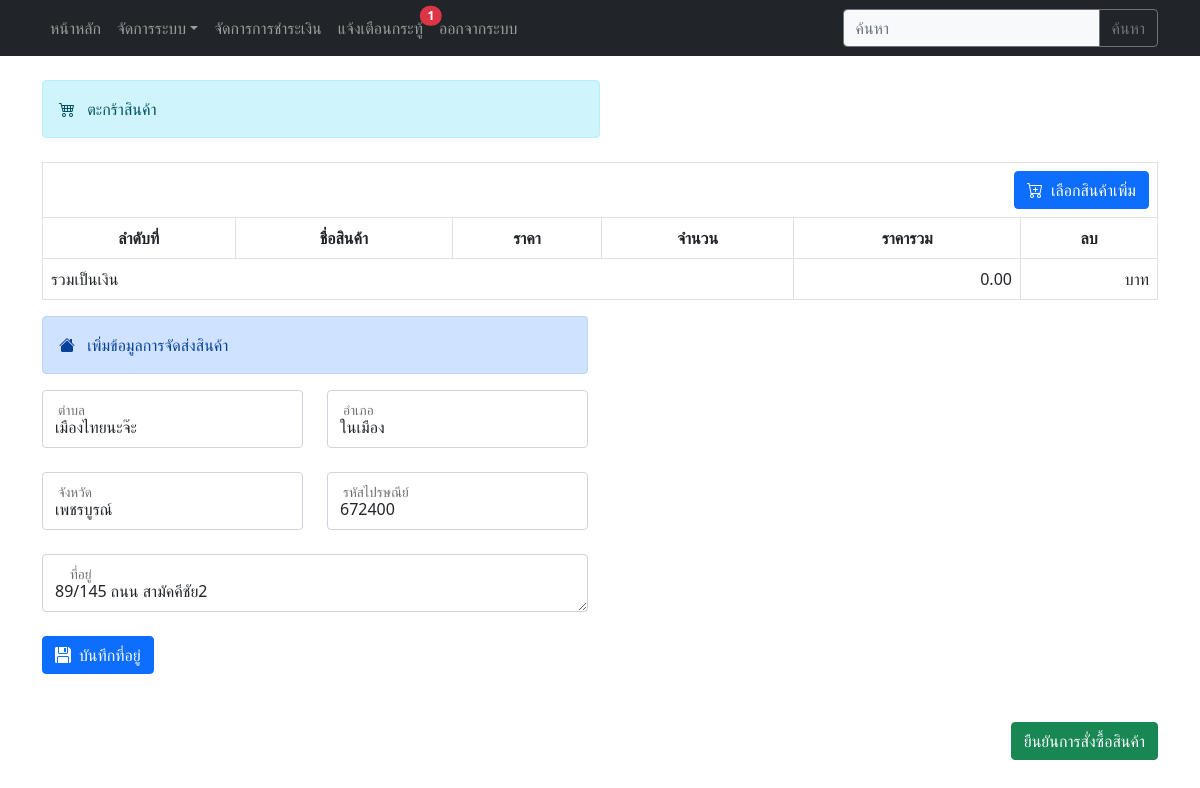
Page /cart.php (signed in) on the committed database.
### tables this page shows
CREATE TABLE `tb_member` (
  `m_id` int(11) NOT NULL,
  `m_name` varchar(70) NOT NULL,
  `m_email` varchar(70) NOT NULL,
  `m_pass` int(20) NOT NULL,
  `m_tel` varchar(10) NOT NULL,
  `m_image` varchar(100) NOT NULL,
  `m_add` varchar(70) NOT NULL,
  `m_sub` varchar(40) NOT NULL,
  `m_dis` varchar(40) NOT NULL,
  `m_pro` varchar(40) NOT NULL,
  `m_zip` varchar(6) NOT NULL,
  `m_level` varchar(1) NOT NULL
);

### cart.php (the view, shortened to what this page needs)
<?php
include("connect.php");
?>
<!DOCTYPE html>
<html lang="en">
<head>
    <?php include "head.php"; ?>
</head>
<body>
    <?php include "menu.php"; ?>
    <div class="container py-4">
        <div class="row-12 mb-4">
            <div class="col-md-6">
                <div class="alert alert-info" role="alert"><i class="bi bi-cart4 me-2"></i>
                    ตะกร้าสินค้า
                </div>
            </div>
        </div>
        <form action="" method="post" onsubmit="return validateData()">
            <div class="row">
                <div class="col-md-12">
                    <table class="table table-bordered table-hover">
                        <thead>
                            <tr>
                                <th colspan="12">
                                    <div style="float:right">
                                        <a class="btn btn-primary" href="index.php" class="text-white"><i
                                                class="bi bi-cart-plus me-2"></i>เลือกสินค้าเพิ่ม</a>
                                    </div>
                                </th>
                            </tr>
                            <tr class="text-center">
                                <th>ลำดับที่</th>
                                <th>ชื่อสินค้า</th>
                                <th>ราคา</th>
                                <th>จำนวน</th>
                                <th>ราคารวม</th>
                                <th>ลบ</th>
                            </tr>
                        </thead>
                        <?php
                        $sump = 0;
                                ?>
                            <tr>
                                <td class="text-start" colspan="4">รวมเป็นเงิน</td>
                                <td class="text-end text-center">
                                    <?php echo number_format($sump, 2); ?>
                                </td>
                                <td class="text-end text-center">บาท</td>
                            </tr>
                    </table>
                </div>
            </div>
            <?php
            $row_add = mysqli_query($connect, "SELECT * FROM tb_member WHERE m_id = '".$_SESSION['m_id']."' ");
            $re_add = mysqli_fetch_array($row_add);
            ?>
            <div class="row mb-4">
                <div class="col-md-6">
                    <div class="alert alert-primary" role="alert"><i class="bi bi-house-fill me-2"></i>
                        เพิ่มข้อมูลการจัดส่งสินค้า
                    </div>
                    <div class="row">
                        <div class="form-floating text-dark col-6 ">
                            <input type="text" name="m_sub" id="m_sub" value="<?php echo $re_add['m_sub'] ?>" class="form-control" placeholder="ตำบล">
                            <label>ตำบล</label>
                        </div>
                        <div class="form-floating text-dark col-6 ">
                            <input type="text" name="m_dis" id="m_dis" value="<?php echo $re_add['m_dis'] ?>" class="form-control" placeholder="อำเภอ">
                            <label>อำเภอ</label>
                        </div>
                    </div>
                </div>
            </div>
            <div class="row mb-4">
                <div class="col-md-6">
                    <div class="row">
                        <div class="form-floating text-dark col-6">
                            <input type="text" name="m_pro" id="m_pro" value="<?php echo $re_add['m_pro'] ?>" class="form-control" placeholder="จังหวัด">
                            <label>จังหวัด</label>
                        </div>
                        <div class="form-floating text-dark col-6">
                            <input type="text" name="m_zip" id="m_zip" value="<?php echo $re_add['m_zip'] ?>" class="form-control" placeholder="รหัสไปรษณีย์">
                            <label>รหัสไปรษณีย์</label>
                        </div>
                    </div>
                </div>
            </div>
            <div class="row mb-4">
                <div class="col-md-6">
                <div class="form-floating text-dark col-12">
    <textarea name="m_add" id="m_add" class="form-control" placeholder="ที่อยู่" rows="3"><?php echo $re_add['m_add']; ?></textarea>
    <label for="m_add">ที่อยู่</label>
</div>
                </div>
            </div>
            <button type="submit" name="bt_save" class="btn btn-primary mb-5"><i
                    class="bi bi-floppy-fill me-2"></i>บันทึกที่อยู่</button>
                    </form>
                    <div style="float:right">
    <button type="submit" name="bt_save_cart" class="btn btn-success mb-5" onclick="confirmOrder()">ยืนยันการสั่งซื้อสินค้า</button>
</div>
</body>
</html>

### cart.php (style rules this page uses)
.form-floating label { position: absolute; pointer-events: none; padding: 1px 6px; transition: all .2s ease-in-out; z-index: 1; top: 15px; left: 20px; }
.text-end { text-align: end !important; }

### rows in the picture
tb_member: m_sub "เมืองไทยนะจ๊ะ", m_dis "ในเมือง", m_pro "เพชรบูรณ์", m_zip "672400", m_add "89/145 ถนน สามัคคีชัย2"

### other values in the picture
$sql_count_board "1"
$sump "0.00"
